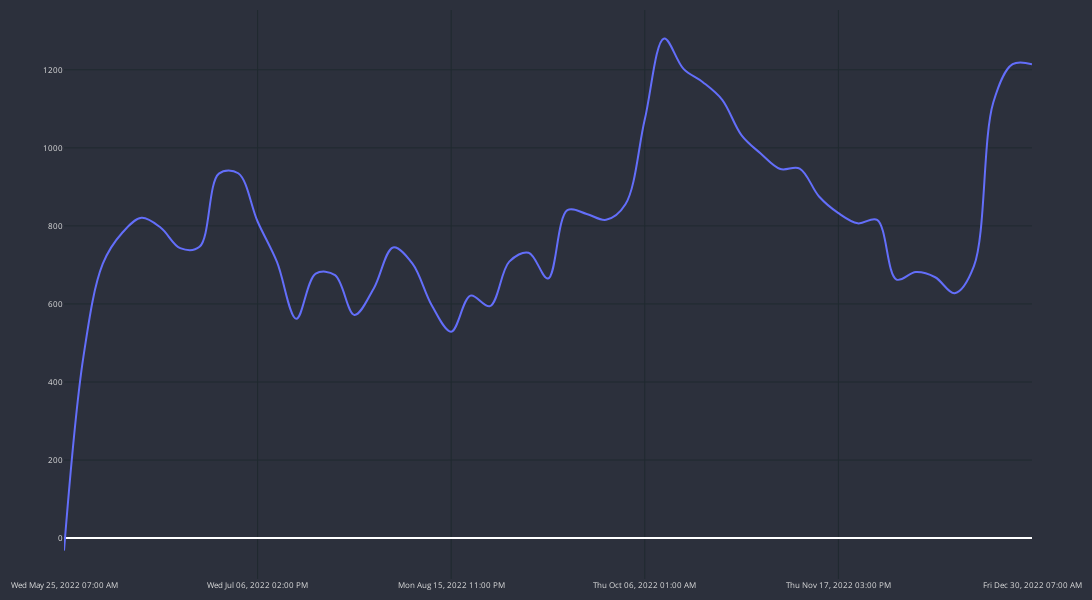

Notebook code for this chart:
### Code cell
cp = CandlePlot(df_gains, candles=False)
cp.show_plot(line_traces=['GAIN_C'])

### Figure 1 — Plotly figure (JSON) as saved in the notebook; plotly's stock layout.template omitted (floating-point values rounded to 4 significant figures)
{"data": [{"line": {"shape": "spline", "width": 2}, "name": "GAIN_C", "type": "scatter", "x": ["Wed May 25, 2022 07:00 AM", "Fri May 27, 2022 05:00 AM", "Fri Jun 10, 2022 08:00 AM", "Thu Jun 16, 2022 08:00 AM", "Sun Jun 19, 2022 10:00 PM", "Mon Jun 20, 2022 01:00 AM", "Thu Jun 23, 2022 09:00 AM", "Mon Jun 27, 2022 06:00 PM", "Thu Jun 30, 2022 11:00 AM", "Tue Jul 05, 2022 03:00 PM", "Wed Jul 06, 2022 02:00 PM", "Fri Jul 08, 2022 01:00 AM", "Tue Jul 12, 2022 09:00 AM", "Thu Jul 14, 2022 03:00 AM", "Fri Jul 22, 2022 01:00 PM", "Tue Jul 26, 2022 06:00 PM", "Thu Jul 28, 2022 02:00 PM", "Thu Aug 04, 2022 02:00 AM", "Thu Aug 11, 2022 06:00 AM", "Thu Aug 11, 2022 08:00 PM", "Mon Aug 15, 2022 11:00 PM", "Fri Aug 19, 2022 04:00 PM", "Wed Aug 31, 2022 07:00 PM", "Fri Sep 02, 2022 05:00 PM", "Wed Sep 14, 2022 08:00 AM", "Tue Sep 20, 2022 02:00 PM", "Wed Sep 21, 2022 09:00 PM", "Thu Sep 29, 2022 07:00 PM", "Mon Oct 03, 2022 12:00 PM", "Tue Oct 04, 2022 09:00 AM", "Thu Oct 06, 2022 01:00 AM", "Thu Oct 13, 2022 03:00 AM", "Tue Oct 25, 2022 04:00 AM", "Wed Oct 26, 2022 05:00 AM", "Fri Oct 28, 2022 08:00 AM", "Mon Oct 31, 2022 05:00 PM", "Wed Nov 02, 2022 02:00 PM", "Mon Nov 07, 2022 06:00 AM", "Wed Nov 09, 2022 04:00 PM", "Tue Nov 15, 2022 07:00 AM", "Thu Nov 17, 2022 03:00 PM", "Tue Nov 22, 2022 10:00 AM", "Thu Nov 24, 2022 04:00 PM", "Wed Nov 30, 2022 06:00 PM", "Fri Dec 02, 2022 04:00 AM", "Wed Dec 07, 2022 09:00 AM", "Wed Dec 07, 2022 10:00 PM", "Thu Dec 08, 2022 10:00 AM", "Wed Dec 14, 2022 11:00 PM", "Fri Dec 23, 2022 05:00 AM", "Fri Dec 30, 2022 07:00 AM"], "y": [-31.9, 463.6, 702.4, 781.8, 820.6, 795.2, 743.0, 746.3, 934.0, 934.9, 811.2, 707.5, 562.0, 677.6, 674.0, 571.9, 639.8, 744.8, 703.1, 596.2, 529.0, 621.4, 594.4, 708.4, 731.2, 665.0, 840.2, 830.6, 815.6, 855.3, 1073.0, 1280.0, 1202.0, 1168.0, 1123.0, 1032.0, 984.9, 945.7, 946.8, 875.4, 832.8, 806.6, 815.4, 662.5, 681.6, 668.4, 627.6, 697.0, 1116.0, 1214.0, 1214.0]}], "layout": {"font": {"color": "#e1e1e1", "size": 8}, "height": 600, "margin": {"b": 10, "l": 10, "r": 10, "t": 10}, "paper_bgcolor": "#2c303c", "plot_bgcolor": "#2c303c", "width": 1100, "xaxis": {"gridcolor": "#1f292f", "nticks": 5, "rangeslider": {"visible": false}}, "yaxis": {"gridcolor": "#1f292f"}}}
